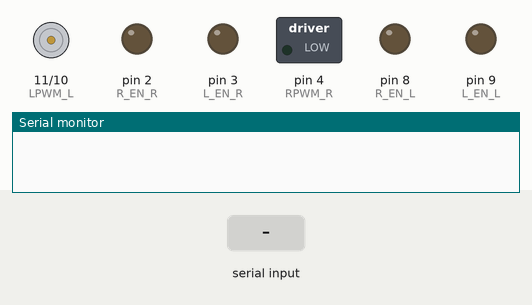
Simulated run of this sketch. Board: Arduino Uno, built with avr-gcc and run on an emulated ATmega328P. On the bench: motor-driver pin pairs drawn as motors (green arrow = first pin HIGH = forward, orange = second pin HIGH = backward, longer = more drive, scaled by the enable pin), switched loads named in the sketch (green lamp = pin HIGH), output pins drawn as LEDs (lit = HIGH), the last lines printed to the serial monitor. Inputs (shaded band) come from the test bench.

Above: at 1.2 s.
1.3 s: ":\n" received over Serial
At 2.8 s:
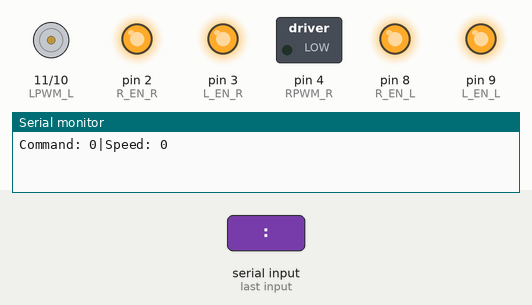
3.8 s: "1:90\n" received over Serial
6.8 s: "1\n" received over Serial
9.8 s: "2\n" received over Serial
Timing chart, 0 to 12.8 s (numbered marks = the images above; inputs shaded):
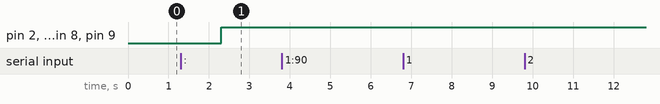

The sketch:

motor.ino
```cpp
#define R_EN_R 2
#define L_EN_R 3
#define RPWM_R 4
#define LPWM_R 5

#define R_EN_L 8
#define L_EN_L 9
#define RPWM_L 10
#define LPWM_L 11


int command = 0;
int speed = 0;

void setup() {
  // put your setup code here, to run once:
  Serial.begin(9600);
  //Motor1
  pinMode (R_EN_R, OUTPUT);
  pinMode (L_EN_R, OUTPUT);
  pinMode (RPWM_R, OUTPUT);
  pinMode (LPWM_R, OUTPUT);
  //Motor2
  pinMode (R_EN_L, OUTPUT);
  pinMode (L_EN_L, OUTPUT);
  pinMode (RPWM_L, OUTPUT);
  pinMode (LPWM_L, OUTPUT);
}

void loop() {
  if (Serial.available() > 0){

    String toParse = Serial.readStringUntil("\n");
    toParse.trim();

    int colonIndex = toParse.indexOf(":");
    if (colonIndex != -1) {
      command = toParse.substring(0, colonIndex).toInt();
      speed = toParse.substring(colonIndex+1).toInt();

      Serial.print("Command: ");
      Serial.print(command);
      Serial.print("|");
      Serial.print("Speed: ");
      Serial.println(speed);
    }

    if (command == 1){ //Forward
      digitalWrite (R_EN_R, HIGH);
      digitalWrite (L_EN_R, HIGH);
      analogWrite (RPWM_R, speed); //speed 0-255
      analogWrite (LPWM_R, 0); //speed 0-255

      digitalWrite (R_EN_L, HIGH);
      digitalWrite (L_EN_L, HIGH);
      analogWrite (RPWM_L, speed); //speed 0-255
      analogWrite (LPWM_L, 0); //speed 0-255

    } else if (command == 2){ //Right
      digitalWrite (R_EN_R, HIGH);
      digitalWrite (L_EN_R, HIGH);
      analogWrite (RPWM_R, speed); //speed 0-255
      analogWrite (LPWM_R, 0); //speed 0-255

      digitalWrite (R_EN_L, HIGH);
      digitalWrite (L_EN_L, HIGH);
      analogWrite (RPWM_L, 0); //speed 0-255
      analogWrite (LPWM_L, speed); //speed 0-255

    } else if (command == 3){ //Left
      digitalWrite (R_EN_R, HIGH);
      digitalWrite (L_EN_R, HIGH);
      analogWrite (RPWM_R, 0); //speed 0-255
      analogWrite (LPWM_R, speed); //speed 0-255

      digitalWrite (R_EN_L, HIGH);
      digitalWrite (L_EN_L, HIGH);
      analogWrite (RPWM_L, speed); //speed 0-255
      analogWrite (LPWM_L, 0); //speed 0-255

    } else if (command == 4){ //Backward
      digitalWrite (R_EN_R, HIGH);
      digitalWrite (L_EN_R, HIGH);
      analogWrite (RPWM_R, 0); //speed 0-255
      analogWrite (LPWM_R, speed); //speed 0-255

      digitalWrite (R_EN_L, HIGH);
      digitalWrite (L_EN_L, HIGH);
      analogWrite (RPWM_L, 0); //speed 0-255
      analogWrite (LPWM_L, speed); //speed 0-255

    } else {
      digitalWrite (R_EN_R, HIGH);
      digitalWrite (L_EN_R, HIGH);
      analogWrite (RPWM_R, 0); //speed 0-255
      analogWrite (LPWM_R, 0); //speed 0-255

      digitalWrite (R_EN_L, HIGH);
      digitalWrite (L_EN_L, HIGH);
      analogWrite (RPWM_L, 0); //speed 0-255
      analogWrite (LPWM_L, 0); //speed 0-255
    }

    delay(1000);
    Serial.print("Reset");

    digitalWrite (R_EN_R, HIGH);
    digitalWrite (L_EN_R, HIGH);
    analogWrite (RPWM_R, 0); //speed 0-255
    analogWrite (LPWM_R, 0); //speed 0-255

    digitalWrite (R_EN_L, HIGH);
    digitalWrite (L_EN_L, HIGH);
    analogWrite (RPWM_L, 0); //speed 0-255
    analogWrite (LPWM_L, 0); //speed 0-255
  }
}
```

Measured:
- after the input at 1.3 s, pin 2 (R_EN_R), pin 3 (L_EN_R), pin 8 (R_EN_L), pin 9 (L_EN_L): LOW → HIGH after 1.0 s
